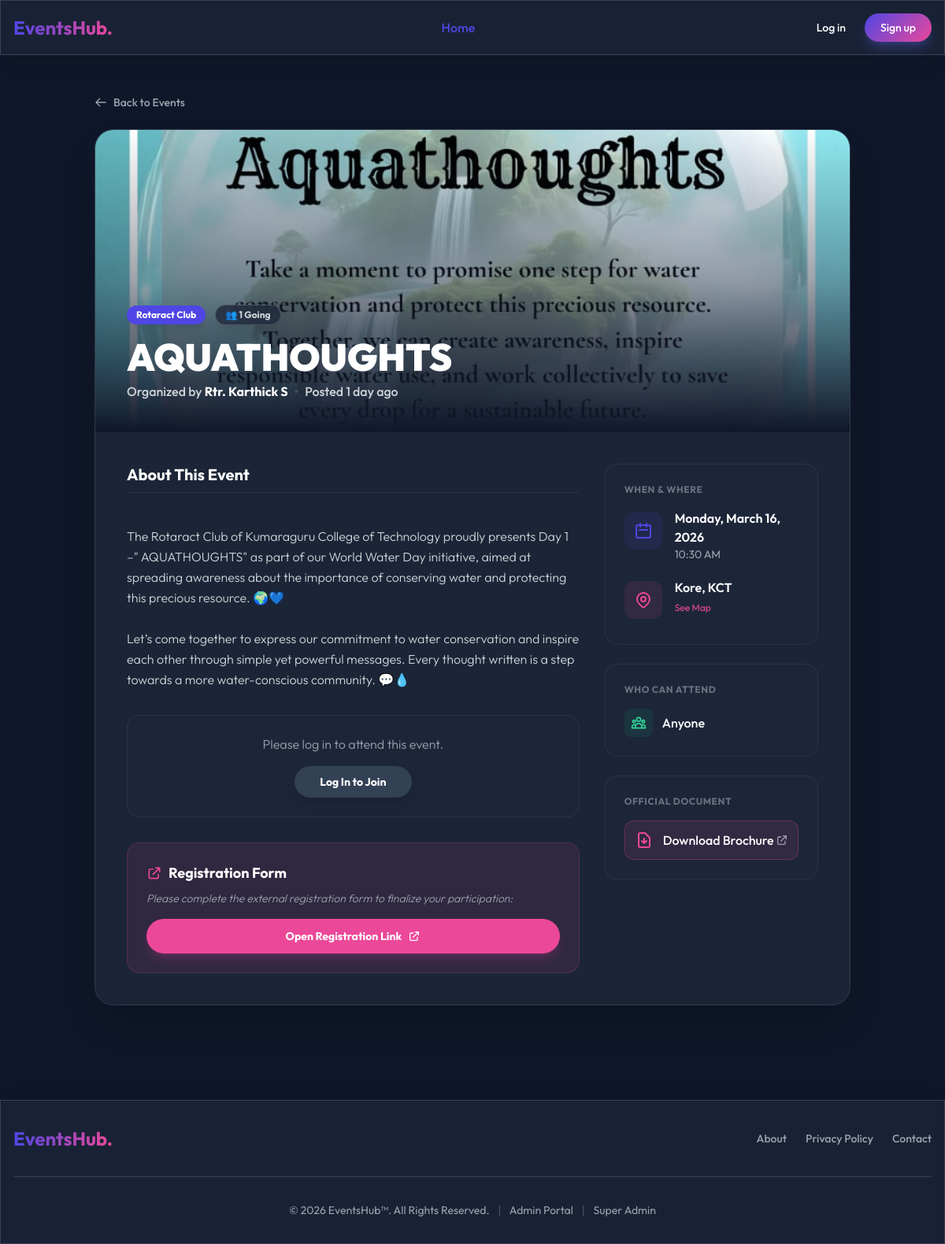
Screenshot of /event/5/ with the database file from the repository.
### events_connect/models.py (models this page shows, shortened)
class Event(models.Model):
    title = models.CharField(max_length=200)
    description = models.TextField()
    department = models.CharField(max_length=100)
    date = models.DateField()
    time = models.TimeField()
    venue = models.CharField(max_length=200)
    organizer = models.CharField(max_length=200)
    host = models.ForeignKey(User, on_delete=models.CASCADE, related_name='hosted_events', null=True, blank=True)
    registration_link = models.URLField(blank=False, null=False)
    target_audience = models.CharField(max_length=150, help_text="e.g., All College Students, CSE Dept Only, External Participants", default="All Students")
    created_at = models.DateTimeField(auto_now_add=True)
    is_active = models.BooleanField(default=True)
    brochure = models.FileField(upload_to='brochures/', blank=False, null=False)

### events_connect/views.py (the view)
# urls.py: path('event/<int:id>/', views.event_detail, name='event_detail'),
def event_detail(request, id):
    event = get_object_or_404(Event, id=id)
    is_attending = False
    if request.user.is_authenticated:
        is_attending = RSVP.objects.filter(user=request.user, event=event).exists()
    attendee_count = event.rsvps.count()
    return render(request, 'event_detail.html', {
        'event': event,
        'is_attending': is_attending,
        'attendee_count': attendee_count
    })

### events_connect/templates/event_detail.html (shortened to what this page needs)
{% extends 'base.html' %}
{% block content %}
<div class="max-w-5xl mx-auto px-4 sm:px-6 lg:px-8 py-10 mb-20">
    <a href="{% url 'home' %}" class="inline-flex items-center text-sm font-medium text-gray-400 hover:text-white mb-6 group transition-colors">
        <svg class="w-4 h-4 mr-2 group-hover:-translate-x-1 transition-transform" fill="none" stroke="currentColor" viewBox="0 0 24 24"><path stroke-linecap="round" stroke-linejoin="round" stroke-width="2" d="M10 19l-7-7m0 0l7-7m-7 7h18"></path></svg>
        Back to Events
    </a>
    <div class="glass-card rounded-3xl overflow-hidden shadow-2xl">
        <div class="relative h-64 md:h-96 w-full group">
            {% with b_url=event.brochure.url|lower %}
            {% if ".jpg" in b_url or ".jpeg" in b_url or ".png" in b_url or ".webp" in b_url or ".gif" in b_url %}
                <img src="{{ event.brochure.url }}" alt="{{ event.title }}" class="w-full h-full object-cover">
            {% endif %}
            {% endwith %}
            <div class="absolute inset-0 bg-gradient-to-t from-[#0F172A] via-[#0F172A]/40 to-transparent"></div>
            <div class="absolute bottom-0 left-0 w-full p-6 md:p-10">
                <div class="flex flex-wrap items-center gap-3 mb-4">
                    <span class="inline-block bg-primary text-white text-xs font-bold px-3 py-1 rounded-full shadow-lg">
                        {{ event.department }}
                    </span>
                    <span class="inline-block bg-slate-800/80 backdrop-blur text-gray-300 text-xs font-bold px-3 py-1 border border-gray-600 rounded-full shadow-lg">
                        👥 {{ attendee_count }} Going
                    </span>
                </div>
                <h1 class="text-3xl md:text-5xl font-black text-white mb-2 leading-tight">
                    {{ event.title }}
                </h1>
                <p class="text-gray-300 font-medium text-sm md:text-base flex items-center">
                    <span>Organized by <strong class="text-white">{{ event.organizer }}</strong></span>
                    <span class="mx-2 text-gray-600">•</span>
                    <span>Posted {{ event.created_at|timesince }} ago</span>
                </p>
            </div>
        </div>
        <div class="grid md:grid-cols-3 gap-8 p-6 md:p-10 bg-surface/50">
            <div class="md:col-span-2 space-y-8">
                <div>
                    <h3 class="text-xl font-bold text-white mb-4 border-b border-gray-700/50 pb-2">About This Event</h3>
                    <div class="prose prose-invert max-w-none text-gray-300 font-light leading-relaxed whitespace-pre-line">
                        {{ event.description }}
                    </div>
                </div>
                {% if user.is_authenticated and not user.is_staff %}
                <div class="bg-primary/10 border border-primary/20 rounded-2xl p-6 relative overflow-hidden">
                    <div class="absolute -right-10 -top-10 w-32 h-32 bg-primary/20 rounded-full blur-2xl"></div>
                    <h3 class="text-lg font-bold text-white mb-2 relative flex items-center gap-2">
                        <svg class="w-5 h-5 text-primary" fill="none" stroke="currentColor" viewBox="0 0 24 24"><path stroke-linecap="round" stroke-linejoin="round" stroke-width="2" d="M13.828 10.172a4 4 0 00-5.656 0l-4 4a4 4 0 105.656 5.656l1.102-1.101m-.758-4.899a4 4 0 005.656 0l4-4a4 4 0 00-5.656-5.656l-1.1 1.1"></path></svg>
                        {% if is_attending %}You're Going!{% else %}Interested in this Event?{% endif %}
                    </h3>
                    <p class="text-sm text-gray-400 mb-5 relative">
                        {% if is_attending %}
                        Great! You're on the list. We'll see you there!
                        {% else %}
                        Click below to mark your attendance.
                        {% endif %}
                    </p>
                    <form action="{% url 'rsvp_event' event.id %}" method="POST">
                        {% csrf_token %}
                        {% if is_attending %}
                        <button type="submit" class="relative inline-flex items-center justify-center px-6 py-3 text-sm font-semibold rounded-full text-white bg-slate-700 hover:bg-red-600 transition-colors shadow-lg w-full sm:w-auto">
                            Not Attending
                            <svg class="w-4 h-4 ml-2" fill="none" stroke="currentColor" viewBox="0 0 24 24"><path stroke-linecap="round" stroke-linejoin="round" stroke-width="2" d="M6 18L18 6M6 6l12 12"></path></svg>
                        </button>
                        {% else %}
                        <button type="submit" class="relative inline-flex items-center justify-center px-6 py-3 text-sm font-semibold rounded-full text-white bg-primary hover:bg-primary/90 transition-colors shadow-lg shadow-primary/30 w-full sm:w-auto">
                            Attend Event
                            <svg class="w-4 h-4 ml-2" fill="none" stroke="currentColor" viewBox="0 0 24 24"><path stroke-linecap="round" stroke-linejoin="round" stroke-width="2" d="M5 13l4 4L19 7"></path></svg>
                        </button>
                        {% endif %}
                    </form>
                </div>
                {% elif not user.is_authenticated %}
                <div class="bg-slate-800/80 rounded-2xl p-6 border border-gray-700/50 text-center">
                    <p class="text-gray-400 mb-4 font-light">Please log in to attend this event.</p>
                    <a href="{% url 'login' %}?next={% url 'event_detail' event.id %}" class="inline-block px-8 py-2.5 bg-slate-700 hover:bg-slate-600 text-white text-sm font-bold rounded-full transition-all hover:scale-105 shadow-lg">
                        Log In to Join
                    </a>
                </div>
                {% endif %}
                {% if event.registration_link %}
                <div class="bg-secondary/10 border border-secondary/20 rounded-2xl p-6 mt-6">
                    <h3 class="text-lg font-bold text-white mb-2 flex items-center gap-2">
                        <svg class="w-5 h-5 text-secondary" fill="none" stroke="currentColor" viewBox="0 0 24 24"><path stroke-linecap="round" stroke-linejoin="round" stroke-width="2" d="M10 6H6a2 2 0 00-2 2v10a2 2 0 002 2h10a2 2 0 002-2v-4M14 4h6m0 0v6m0-6L10 14"></path></svg>
                        Registration Form
                    </h3>
                    <p class="text-sm text-gray-400 mb-4 font-light italic">Please complete the external registration form to finalize your participation:</p>
                    <a href="{{ event.registration_link }}" target="_blank" rel="noopener noreferrer" class="relative inline-flex items-center justify-center px-8 py-3 text-sm font-bold rounded-full text-white bg-secondary hover:bg-secondary/90 transition-all shadow-lg shadow-secondary/20 w-full">
                        Open Registration Link
                        <svg class="w-4 h-4 ml-2" fill="none" stroke="currentColor" viewBox="0 0 24 24"><path stroke-linecap="round" stroke-linejoin="round" stroke-width="2" d="M10 6H6a2 2 0 00-2 2v10a2 2 0 002 2h10a2 2 0 002-2v-4M14 4h6m0 0v6m0-6L10 14"></path></svg>
                    </a>
                </div>
                {% endif %}
            </div>
            <div class="space-y-6">
                <div class="bg-slate-800/80 rounded-2xl p-6 border border-gray-700/50">
                    <h4 class="text-xs font-bold text-gray-500 uppercase tracking-wider mb-4">When & Where</h4>
                    <div class="flex items-start gap-4 mb-5">
                        <div class="p-3 bg-primary/10 rounded-xl text-primary mt-1">
                            <svg class="w-6 h-6" fill="none" stroke="currentColor" viewBox="0 0 24 24"><path stroke-linecap="round" stroke-linejoin="round" stroke-width="2" d="M8 7V3m8 4V3m-9 8h10M5 21h14a2 2 0 002-2V7a2 2 0 00-2-2H5a2 2 0 00-2 2v12a2 2 0 002 2z"></path></svg>
                        </div>
                        <div>
                            <p class="font-semibold text-white">{{ event.date|date:"l, F j, Y" }}</p>
                            <p class="text-sm text-gray-400">{{ event.time|time:"g:i A" }}</p>
                        </div>
                    </div>
                    <div class="flex items-start gap-4 mb-2">
                        <div class="p-3 bg-secondary/10 rounded-xl text-secondary mt-1">
                        </div>
                        <div>
                            <p class="font-semibold text-white">{{ event.venue }}</p>
                            <a href="https://maps.google.com/?q={{ event.venue }}" target="_blank" class="text-xs text-secondary hover:text-white transition-colors">See Map</a>
                        </div>
                    </div>
                </div>
                <div class="bg-slate-800/80 rounded-2xl p-6 border border-gray-700/50">
                    <h4 class="text-xs font-bold text-gray-500 uppercase tracking-wider mb-4">Who Can Attend</h4>
                    <div class="flex items-center gap-3">
                        <div class="p-2 bg-emerald-500/10 rounded-lg text-emerald-400">
                        </div>
                        <p class="font-medium text-white">{{ event.target_audience }}</p>
                    </div>
                </div>
                {% if event.brochure %}
                <div class="bg-slate-800/80 rounded-2xl p-6 border border-gray-700/50">
                    <h4 class="text-xs font-bold text-gray-500 uppercase tracking-wider mb-4">Official Document</h4>
                    <a href="{{ event.brochure.url }}" target="_blank" class="flex items-center justify-between p-3 bg-secondary/10 hover:bg-secondary/20 border border-secondary/30 rounded-xl transition-colors group">
                        <div class="flex items-center gap-3">
                            <svg class="w-6 h-6 text-secondary" fill="none" stroke="currentColor" viewBox="0 0 24 24"><path stroke-linecap="round" stroke-linejoin="round" stroke-width="2" d="M12 10v6m0 0l-3-3m3 3l3-3m2 8H7a2 2 0 01-2-2V5a2 2 0 012-2h5.586a1 1 0 01.707.293l5.414 5.414a1 1 0 01.293.707V19a2 2 0 01-2 2z"></path></svg>
                            <span class="font-medium text-white group-hover:text-secondary transition-colors">Download Brochure</span>
                        </div>
                        <svg class="w-4 h-4 text-gray-400 group-hover:text-secondary transition-colors" fill="none" stroke="currentColor" viewBox="0 0 24 24"><path stroke-linecap="round" stroke-linejoin="round" stroke-width="2" d="M10 6H6a2 2 0 00-2 2v10a2 2 0 002 2h10a2 2 0 002-2v-4M14 4h6m0 0v6m0-6L10 14"></path></svg>
                    </a>
                </div>
                {% endif %}
            </div>
        </div>
    </div>
</div>
{% endblock %}

### rows the page displays
Event: brochure (picture), department "Rotaract Club", title "AQUATHOUGHTS", organizer "Rtr. Karthick S", created_at "1 day", description "The Rotaract Club of Kumaraguru College of Technology proudly presents Day 1 –\" AQUATHOUGHTS\" as part of our World Water Day initiative, aimed at spreading awareness about the importance of conserving water and protecting this precious resource. 🌍💙 Let’s come together to express our commitment to water conservation and inspire each other through simple yet powerful messages. Every thought written is a step towards a more water-conscious community. 💬💧", date "Monday, March 16, 2026", time "10:30 AM", venue "Kore, KCT", target_audience "Anyone"

### other values shown
{{ attendee_count }} "1"
